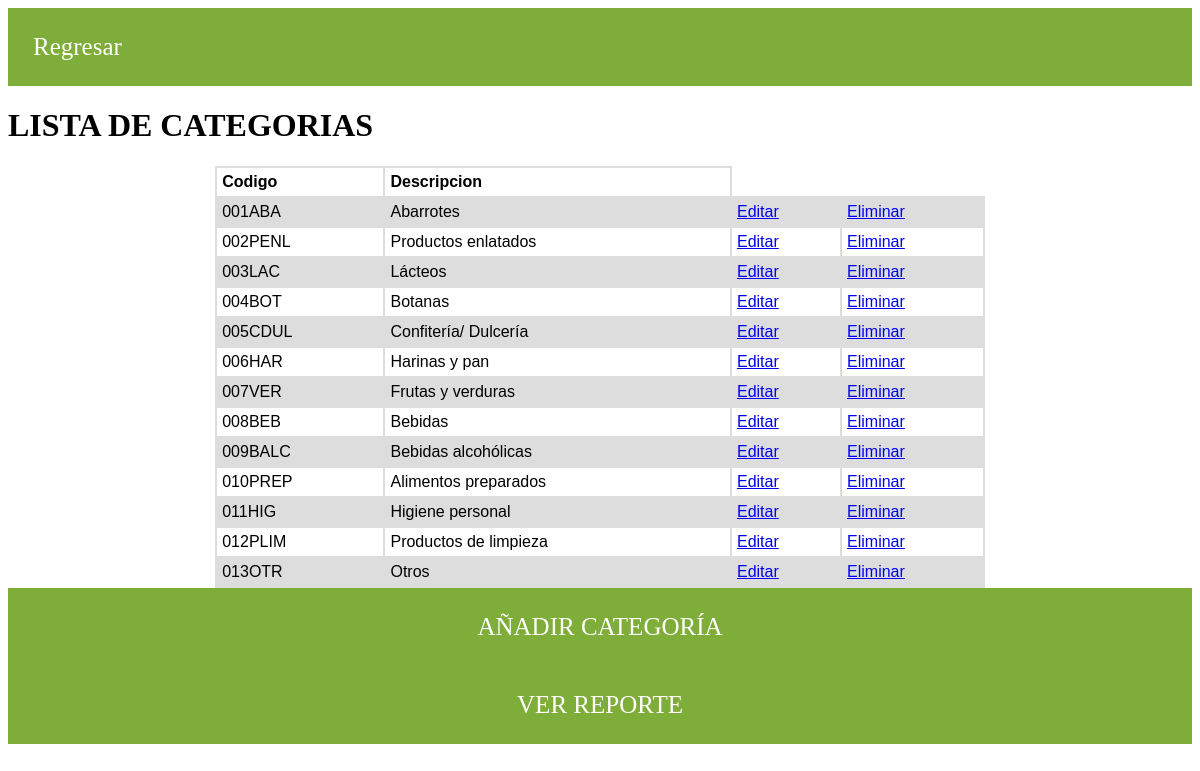
The page /cuenta/categoria/listarCategoria on the database its author committed.
### categorias/models.py (models this page shows, shortened)
class Categoria(models.Model):
	CatCod		= models.CharField(verbose_name='Código de categoría', max_length=10, primary_key=True)
	CatDes		= models.CharField(verbose_name='Descripción', max_length=30)
	CatImg		= models.ImageField(verbose_name='Imagen', upload_to='pics/categories', null=True, blank=True)
	def get_absolute_url(self):
		return reverse('Editar_Categoria',kwargs={'pk': self.CatCod})

### categorias/views.py (the view)
# urls.py: path("listarCategoria", CategoriaListView.as_view(), name="Listar_Categoria"),
class CategoriaListView(ListView):
	model = Categoria

### categorias/templates/categorias/categoria_list.html (shortened to what this page needs)
{% load static %}
<!DOCTYPE html>
<html>
<head>
</head>
<body>
    {% block content %}
    <li><a href="../menu">Regresar</a></li>
    <h1>LISTA DE CATEGORIAS</h1>
    <div align="center">
      <table>
        <tr>
            <th>Codigo</th>
            <th>Descripcion</th>
        </tr>
      {% for i in object_list %}
		    <tr>
            <td>{{ i.CatCod }}</td>
            <td>{{ i.CatDes }}</td>
            <td><a href="{{ i.get_absolute_url }}">Editar</a></td>
            <td><a href="{{ i.CatCod }}/borrar/">Eliminar</a></td>
		    </tr>
	    {% endfor %}
      </table>
      <li><a href="crearCategoria">AÑADIR CATEGORÍA</a></li>
      <li><a href="pdf">VER REPORTE</a></li>
  {% endblock %}
</body>
</html>

### categorias/templates/categorias/categoria_list.html (style rules this page uses)
table { font-family: arial, sans-serif; border-collapse: collapse; width: 65%; }
td, th { border: 2px solid #dddddd; text-align: left; padding: 5px; }
tr:nth-child(even) { background-color: #dddddd; }
li { list-style-type: none; background-color: #7fad39; }
li a { text-decoration: none; color: white; padding: 25px; display: block; font-size: 25px; }

### rows shown on the page
Categoria: CatCod "001ABA", CatDes "Abarrotes"
Categoria: CatCod "002PENL", CatDes "Productos enlatados"
Categoria: CatCod "003LAC", CatDes "Lácteos"
Categoria: CatCod "004BOT", CatDes "Botanas"
Categoria: CatCod "005CDUL", CatDes "Confitería/ Dulcería"
Categoria: CatCod "006HAR", CatDes "Harinas y pan"
Categoria: CatCod "007VER", CatDes "Frutas y verduras"
Categoria: CatCod "008BEB", CatDes "Bebidas"
Categoria: CatCod "009BALC", CatDes "Bebidas alcohólicas"
Categoria: CatCod "010PREP", CatDes "Alimentos preparados"
Categoria: CatCod "011HIG", CatDes "Higiene personal"
Categoria: CatCod "012PLIM", CatDes "Productos de limpieza"
Categoria: CatCod "013OTR", CatDes "Otros"
